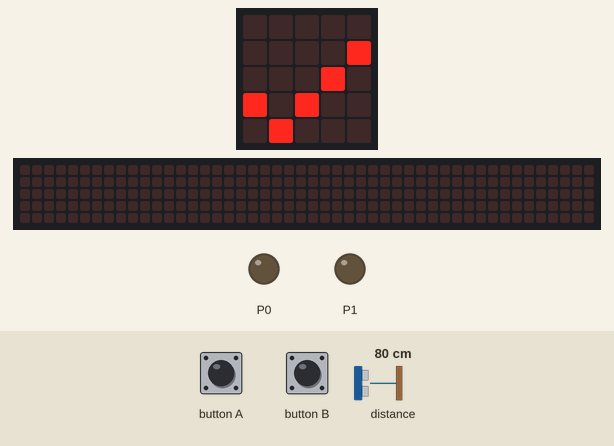
Recording of a program running on a simulated BBC micro:bit (MakeCode). On the bench: the board's 5×5 LED display, a strip that is not on the board, showing the scrolling text unrolled, output pins drawn as LEDs (lit = HIGH). Inputs (shaded band) come from the test bench; at power-on: distance to the obstacle 80 cm. The 48×5 strip is a reading aid, not a part: it shows the text the display is scrolling, unrolled, one strip-width of it at a time.

Above: at 1.8 s.
1.9 s: button A pressed for 0.15 s
At 2.4 s:
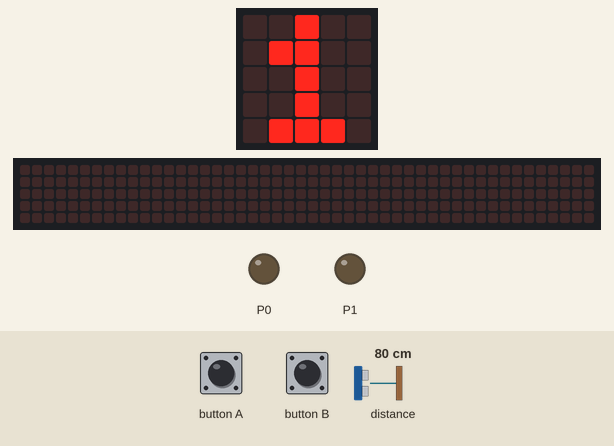
2.6 s: distance to the obstacle set to 2 cm
At 4.3 s:
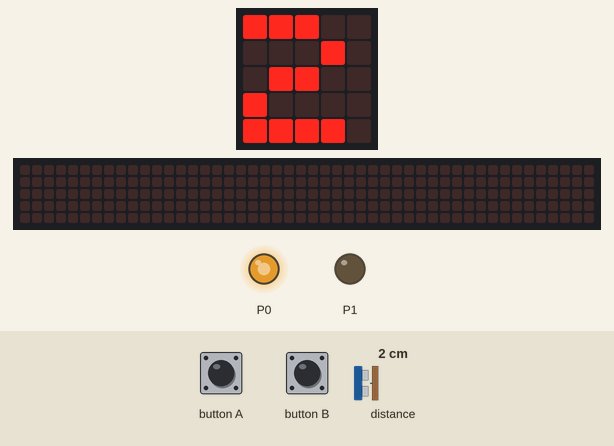
5.3 s: distance to the obstacle set to 60 cm
At 5.93 s:
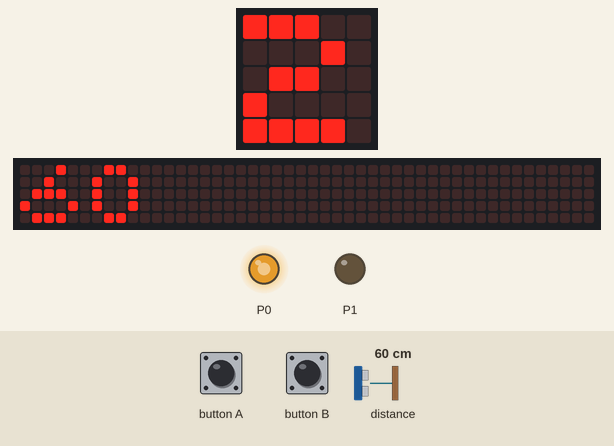
7.8 s: distance to the obstacle set to 4 cm
At 10.7 s:
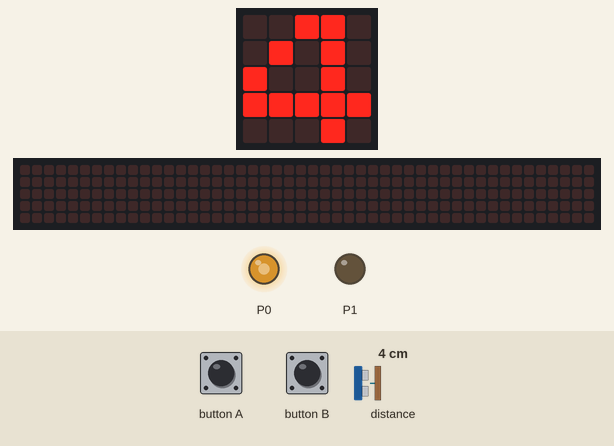
10.8 s: distance to the obstacle set to 9 cm
At 12.6 s:
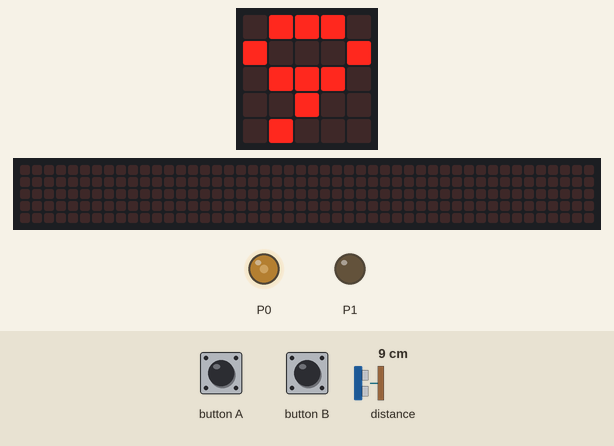
13.5 s: button B pressed for 0.15 s
At 14.4 s:
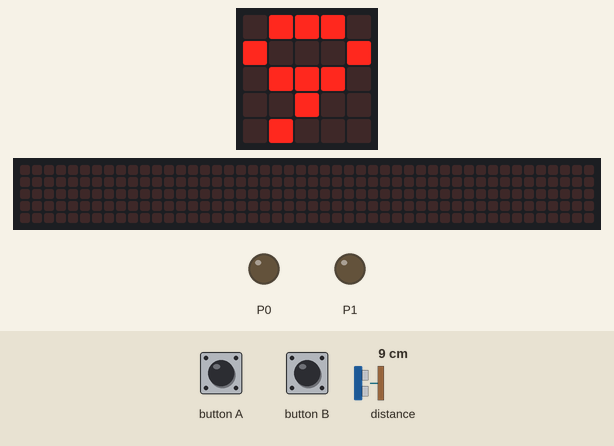
Timing chart, 0 to 16.1 s (numbered marks = the images above; inputs shaded):
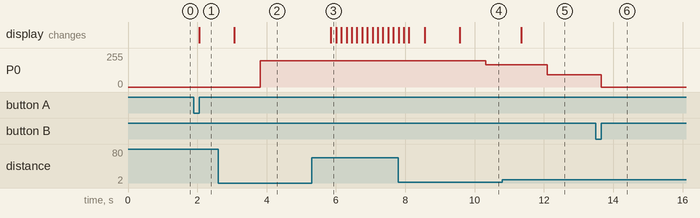

Measured:
- after the input at 1.9 s, the display: changes after 0.15 s (image 1)
- after the input at 2.6 s, P0: 0/255 → 197/255 after 1.2 s
- after the input at 5.3 s, the display: changes after 0.56 s (image 3)
- after the input at 7.8 s, P0: 197/255 → 166/255 after 2.5 s
- after the input at 10.8 s, P0: 166/255 → 91/255 after 1.3 s; the display: changes after 0.55 s (image 5)
- after the input at 13.5 s, P0: 91/255 → 0/255 after 0.15 s

The program:

main.ts
```typescript
input.onButtonPressed(Button.A, function () {
    lauf = 1
    basic.showNumber(lauf)
})
input.onButtonPressed(Button.B, function () {
    pins.digitalWritePin(DigitalPin.P0, 0)
    pins.digitalWritePin(DigitalPin.P1, 0)
    lauf = 0
})
let motorwert = 0
let distanz_alt = 0
let distanz = 0
let lauf = 0
basic.showIcon(IconNames.Yes)
lauf = 0
basic.forever(function () {
    if (lauf == 1) {
        basic.pause(1000)
        distanz = sonar.ping(
        DigitalPin.P8,
        DigitalPin.P2,
        PingUnit.Centimeters
        )
        if (distanz != distanz_alt) {
            basic.showNumber(distanz)
            motorwert = Math.map(Math.min(25, distanz), 1, 15, 0, 850)
            pins.digitalWritePin(DigitalPin.P1, 0)
            pins.analogWritePin(AnalogPin.P0, 850 - motorwert)
            distanz_alt = distanz
        }
    }
})
```

test.ts
```typescript
// Hier kann man Tests durchführen; diese Datei wird nicht kompiliert, wenn dieses Paket als Erweiterung verwendet wird.
```
